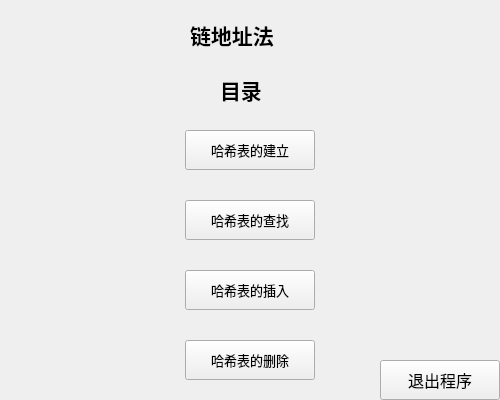
<?xml version="1.0" encoding="UTF-8"?>
<ui version="4.0">
 <class>ChainMenu</class>
 <widget class="QWidget" name="ChainMenu">
  <property name="geometry">
   <rect>
    <x>0</x>
    <y>0</y>
    <width>500</width>
    <height>400</height>
   </rect>
  </property>
  <property name="windowTitle">
   <string>Form</string>
  </property>
  <widget class="QPushButton" name="SearchButton">
   <property name="geometry">
    <rect>
     <x>185</x>
     <y>200</y>
     <width>130</width>
     <height>40</height>
    </rect>
   </property>
   <property name="font">
    <font>
     <family>新宋体</family>
     <pointsize>10</pointsize>
    </font>
   </property>
   <property name="text">
    <string>哈希表的查找</string>
   </property>
  </widget>
  <widget class="QLabel" name="label_2">
   <property name="geometry">
    <rect>
     <x>220</x>
     <y>75</y>
     <width>60</width>
     <height>30</height>
    </rect>
   </property>
   <property name="font">
    <font>
     <family>楷体</family>
     <pointsize>16</pointsize>
     <weight>75</weight>
     <bold>true</bold>
    </font>
   </property>
   <property name="text">
    <string>目录</string>
   </property>
  </widget>
  <widget class="QPushButton" name="InsertButton">
   <property name="geometry">
    <rect>
     <x>185</x>
     <y>270</y>
     <width>130</width>
     <height>40</height>
    </rect>
   </property>
   <property name="font">
    <font>
     <family>新宋体</family>
     <pointsize>10</pointsize>
    </font>
   </property>
   <property name="text">
    <string>哈希表的插入</string>
   </property>
  </widget>
  <widget class="QPushButton" name="BuildButton">
   <property name="geometry">
    <rect>
     <x>185</x>
     <y>130</y>
     <width>130</width>
     <height>40</height>
    </rect>
   </property>
   <property name="font">
    <font>
     <family>新宋体</family>
     <pointsize>10</pointsize>
    </font>
   </property>
   <property name="text">
    <string>哈希表的建立</string>
   </property>
  </widget>
  <widget class="QLabel" name="label">
   <property name="geometry">
    <rect>
     <x>190</x>
     <y>-1</y>
     <width>161</width>
     <height>71</height>
    </rect>
   </property>
   <property name="font">
    <font>
     <family>黑体</family>
     <pointsize>16</pointsize>
     <weight>75</weight>
     <bold>true</bold>
    </font>
   </property>
   <property name="text">
    <string>链地址法</string>
   </property>
  </widget>
  <widget class="QPushButton" name="DeleteButton">
   <property name="geometry">
    <rect>
     <x>185</x>
     <y>340</y>
     <width>130</width>
     <height>40</height>
    </rect>
   </property>
   <property name="font">
    <font>
     <family>新宋体</family>
     <pointsize>10</pointsize>
    </font>
   </property>
   <property name="text">
    <string>哈希表的删除</string>
   </property>
  </widget>
  <widget class="QPushButton" name="exitButton">
   <property name="geometry">
    <rect>
     <x>380</x>
     <y>360</y>
     <width>120</width>
     <height>40</height>
    </rect>
   </property>
   <property name="font">
    <font>
     <family>新宋体</family>
     <pointsize>12</pointsize>
    </font>
   </property>
   <property name="text">
    <string>退出程序</string>
   </property>
  </widget>
 </widget>
 <resources/>
 <connections/>
</ui>
